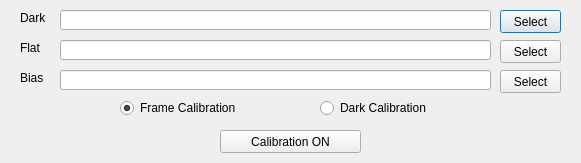
<?xml version="1.0" encoding="UTF-8"?>
<ui version="4.0">
 <class>FrameToolCal</class>
 <widget class="QDialog" name="FrameToolCal">
  <property name="geometry">
   <rect>
    <x>0</x>
    <y>0</y>
    <width>581</width>
    <height>163</height>
   </rect>
  </property>
  <property name="windowTitle">
   <string>Dialog</string>
  </property>
  <widget class="QLabel" name="label_Dark">
   <property name="geometry">
    <rect>
     <x>20</x>
     <y>10</y>
     <width>31</width>
     <height>16</height>
    </rect>
   </property>
   <property name="text">
    <string>Dark</string>
   </property>
  </widget>
  <widget class="QLineEdit" name="lineEdit_Dark">
   <property name="geometry">
    <rect>
     <x>60</x>
     <y>10</y>
     <width>431</width>
     <height>20</height>
    </rect>
   </property>
   <property name="readOnly">
    <bool>true</bool>
   </property>
  </widget>
  <widget class="QLabel" name="label_Flat">
   <property name="geometry">
    <rect>
     <x>20</x>
     <y>40</y>
     <width>31</width>
     <height>16</height>
    </rect>
   </property>
   <property name="text">
    <string>Flat</string>
   </property>
  </widget>
  <widget class="QLineEdit" name="lineEdit_Flat">
   <property name="geometry">
    <rect>
     <x>60</x>
     <y>40</y>
     <width>431</width>
     <height>20</height>
    </rect>
   </property>
   <property name="readOnly">
    <bool>true</bool>
   </property>
  </widget>
  <widget class="QLabel" name="label_Bias">
   <property name="geometry">
    <rect>
     <x>20</x>
     <y>70</y>
     <width>31</width>
     <height>16</height>
    </rect>
   </property>
   <property name="text">
    <string>Bias</string>
   </property>
  </widget>
  <widget class="QLineEdit" name="lineEdit_Bias">
   <property name="geometry">
    <rect>
     <x>60</x>
     <y>70</y>
     <width>431</width>
     <height>20</height>
    </rect>
   </property>
   <property name="readOnly">
    <bool>true</bool>
   </property>
  </widget>
  <widget class="QPushButton" name="pBtn_SelectDark">
   <property name="geometry">
    <rect>
     <x>500</x>
     <y>10</y>
     <width>61</width>
     <height>23</height>
    </rect>
   </property>
   <property name="text">
    <string>Select</string>
   </property>
  </widget>
  <widget class="QPushButton" name="pBtn_SelectFlat">
   <property name="geometry">
    <rect>
     <x>500</x>
     <y>40</y>
     <width>61</width>
     <height>23</height>
    </rect>
   </property>
   <property name="text">
    <string>Select</string>
   </property>
  </widget>
  <widget class="QPushButton" name="pBtn_SelectBias">
   <property name="geometry">
    <rect>
     <x>500</x>
     <y>70</y>
     <width>61</width>
     <height>23</height>
    </rect>
   </property>
   <property name="text">
    <string>Select</string>
   </property>
  </widget>
  <widget class="QRadioButton" name="rBtn_DarkCal">
   <property name="geometry">
    <rect>
     <x>320</x>
     <y>100</y>
     <width>121</width>
     <height>16</height>
    </rect>
   </property>
   <property name="text">
    <string>Dark Calibration</string>
   </property>
   <property name="checked">
    <bool>false</bool>
   </property>
  </widget>
  <widget class="QRadioButton" name="rBtn_FrameCal">
   <property name="geometry">
    <rect>
     <x>120</x>
     <y>100</y>
     <width>131</width>
     <height>16</height>
    </rect>
   </property>
   <property name="text">
    <string>Frame Calibration</string>
   </property>
   <property name="checked">
    <bool>true</bool>
   </property>
  </widget>
  <widget class="QPushButton" name="pBtn_EnableCal">
   <property name="geometry">
    <rect>
     <x>220</x>
     <y>130</y>
     <width>141</width>
     <height>23</height>
    </rect>
   </property>
   <property name="text">
    <string>Calibration ON</string>
   </property>
  </widget>
 </widget>
 <resources/>
 <connections/>
</ui>
